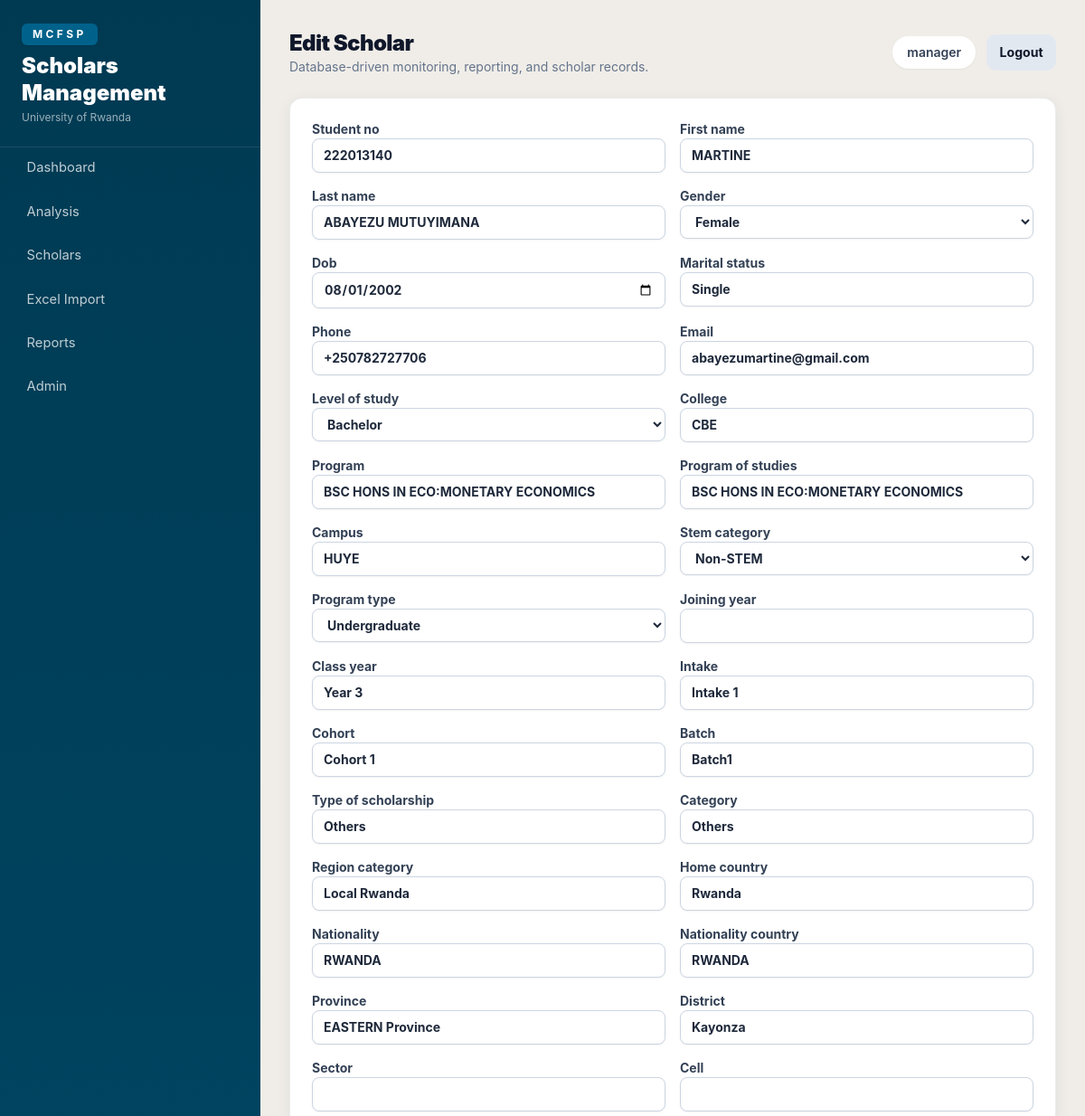
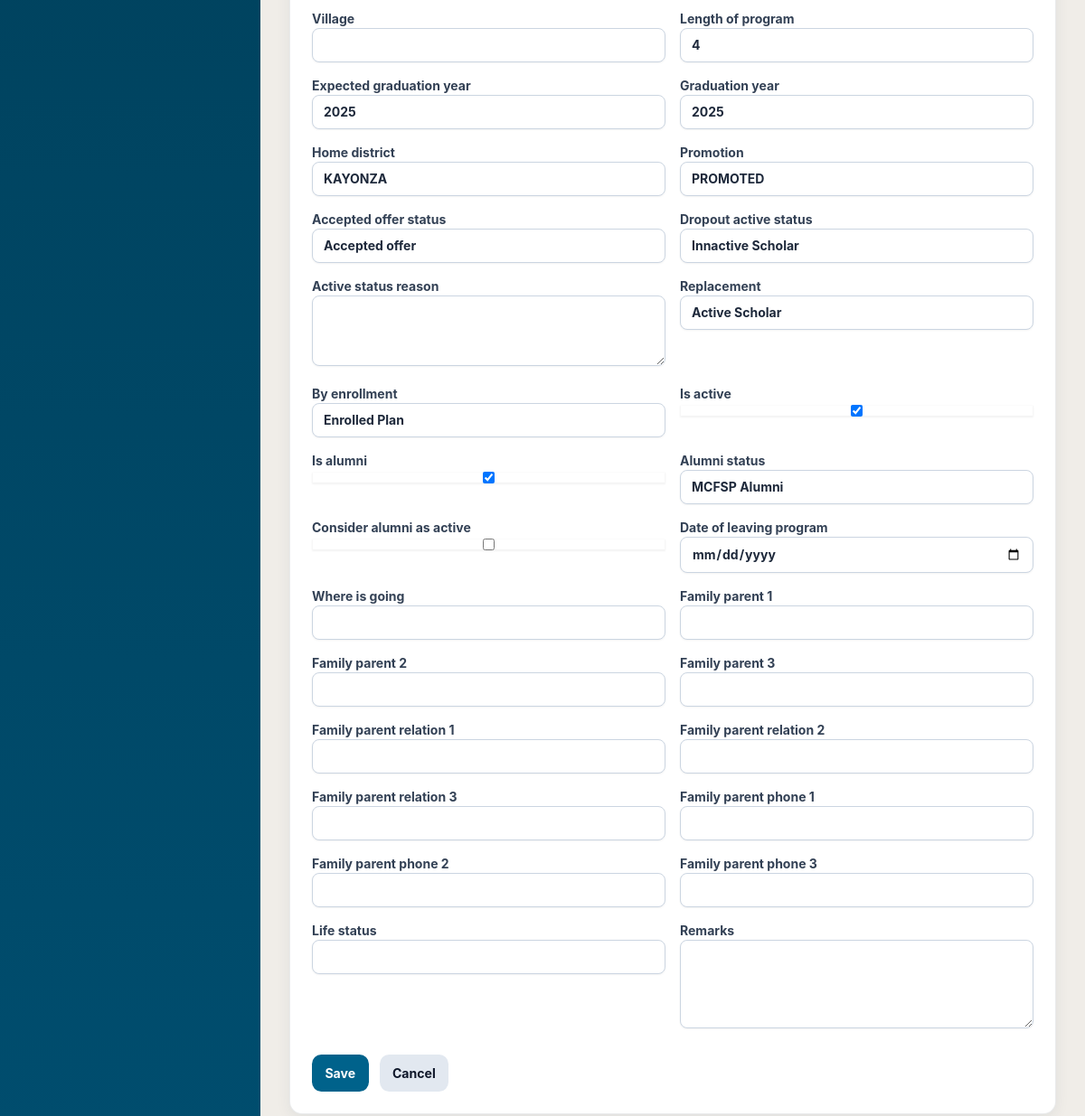
Page /scholars/34/edit/ (signed in) on the committed database (2 pictures, top to bottom).
### scholars/models.py (models this page shows, shortened)
class Scholar(models.Model):
    GENDER_CHOICES = [("Female", "Female"), ("Male", "Male"), ("Other", "Other")]
    STEM_CHOICES = [("STEM", "STEM"), ("Non-STEM", "Non-STEM")]
    LEVEL_CHOICES = [
        ("Bachelor", "Bachelor"),
        ("Masters", "Masters"),
        ("PhD", "PhD"),
        ("Diploma", "Diploma"),
        ("Certificate", "Certificate"),
    ]
    PROGRAM_CHOICES = [("Undergraduate", "Undergraduate"), ("Postgraduate", "Postgraduate")]
    student_no = models.CharField(max_length=60, unique=True, null=True, blank=True)
    first_name = models.CharField(max_length=100)
    last_name = models.CharField(max_length=100)
    gender = models.CharField(max_length=20, choices=GENDER_CHOICES)
    category = models.CharField(max_length=80, blank=True)
    cohort = models.CharField(max_length=20)
    level_of_study = models.CharField(max_length=40, choices=LEVEL_CHOICES)
    campus = models.CharField(max_length=120)
    college = models.CharField(max_length=160)
    nationality = models.CharField(max_length=100)
    program_type = models.CharField(max_length=50, choices=PROGRAM_CHOICES, blank=True)
    program = models.CharField(max_length=200, blank=True)
    program_of_studies = models.CharField(max_length=220, blank=True)
    stem_category = models.CharField(max_length=30, choices=STEM_CHOICES, blank=True)
    is_active = models.BooleanField(default=True)
    is_alumni = models.BooleanField(default=False)
    consider_alumni_as_active = models.BooleanField(default=False)
    expected_graduation_year = models.PositiveIntegerField(null=True, blank=True)
    graduation_year = models.PositiveIntegerField(null=True, blank=True)
    class_year = models.CharField(max_length=20, blank=True)
    intake = models.CharField(max_length=60, blank=True)
    batch = models.CharField(max_length=80, blank=True)
    type_of_scholarship = models.CharField(max_length=120, blank=True)
    region_category = models.CharField(max_length=120, blank=True)
    home_country = models.CharField(max_length=120, blank=True)
    nationality_country = models.CharField(max_length=120, blank=True)
    province = models.CharField(max_length=120, blank=True)
    district = models.CharField(max_length=120, blank=True)
    sector = models.CharField(max_length=120, blank=True)
    cell = models.CharField(max_length=120, blank=True)
    village = models.CharField(max_length=120, blank=True)
    length_of_program = models.CharField(max_length=60, blank=True)
    home_district = models.CharField(max_length=120, blank=True)
    promotion = models.CharField(max_length=120, blank=True)
    accepted_offer_status = models.CharField(max_length=120, blank=True)
    dropout_active_status = models.CharField(max_length=120, blank=True)
    active_status_reason = models.TextField(blank=True)
    replacement = models.CharField(max_length=120, blank=True)
    by_enrollment = models.CharField(max_length=120, blank=True)
    alumni_status = models.CharField(max_length=120, blank=True)
    dob = models.DateField(null=True, blank=True)
    marital_status = models.CharField(max_length=60, blank=True)
    joining_year = models.PositiveIntegerField(null=True, blank=True)
    phone = models.CharField(max_length=50, blank=True)
    email = models.EmailField(unique=True)
    date_of_leaving_program = models.DateField(null=True, blank=True)
    where_is_going = models.CharField(max_length=200, blank=True)
    family_parent_1 = models.CharField(max_length=160, blank=True)
    family_parent_2 = models.CharField(max_length=160, blank=True)
    family_parent_3 = models.CharField(max_length=160, blank=True)
    family_parent_relation_1 = models.CharField(max_length=120, blank=True)
    family_parent_relation_2 = models.CharField(max_length=120, blank=True)
    family_parent_relation_3 = models.CharField(max_length=120, blank=True)
    family_parent_phone_1 = models.CharField(max_length=50, blank=True)
    family_parent_phone_2 = models.CharField(max_length=50, blank=True)
    family_parent_phone_3 = models.CharField(max_length=50, blank=True)
    life_status = models.CharField(max_length=160, blank=True)
    remarks = models.TextField(blank=True)
    created_at = models.DateTimeField(auto_now_add=True)
    updated_at = models.DateTimeField(auto_now=True)
    class Meta:
        ordering = ["last_name", "first_name"]
        indexes = [
            models.Index(fields=["cohort", "category", "gender"]),
            models.Index(fields=["campus", "college"]),
            models.Index(fields=["is_active", "is_alumni"]),
            models.Index(fields=["student_no"]),
            models.Index(fields=["type_of_scholarship"]),
        ]

### scholars/views.py (the view)
# urls.py: path("<int:pk>/edit/", views.scholar_update, name="scholar_edit"),
@role_required(PROGRAM_MANAGER, DATA_OFFICER)
def scholar_update(request, pk):
    scholar = get_object_or_404(Scholar, pk=pk)
    form = ScholarForm(request.POST or None, instance=scholar)
    if request.method == "POST" and form.is_valid():
        scholar = form.save()
        messages.success(request, "Scholar updated successfully.")
        return redirect(scholar)
    return render(request, "scholars/form.html", {"form": form, "title": "Edit Scholar"})

### accounts/permissions.py (called while the page is built)
def user_role(user):
    if user.is_superuser:
        return ADMIN
    return getattr(getattr(user, "profile", None), "role", VIEWER)

def role_required(*roles):
    def decorator(view_func):
        @wraps(view_func)
        @login_required
        def wrapped(request, *args, **kwargs):
            role = user_role(request.user)
            if role == ADMIN or role in roles:
                return view_func(request, *args, **kwargs)
            messages.error(request, "You do not have permission to perform that action.")
            raise PermissionDenied
        return wrapped
    return decorator

### scholars/forms.py (called while the page is built)
    def _style_fields(self):
        for field in self.fields.values():
            classes = field.widget.attrs.get("class", "")
            field.widget.attrs["class"] = f"{classes} {self.base_class}".strip()

### templates/scholars/form.html (shortened to what this page needs)
{% extends "base.html" %}
{% block page_title %}{{ title }}{% endblock %}
{% block content %}
<form method="post" class="card p-6">
  <div class="grid gap-4 md:grid-cols-2">
    {% for field in form %}
      <label class="text-sm font-bold text-slate-700">{{ field.label }}{{ field }}</label>
    {% endfor %}
  </div>
  <div class="mt-6 flex gap-3"><button class="btn btn-primary">Save</button><a class="btn btn-secondary" href="{% url 'scholar_list' %}">Cancel</a></div>
</form>
{% endblock %}

### templates/base.html (shortened to what this page needs)
{% load static %}
<!doctype html>
<html lang="en">
<head>
  <script src="https://cdn.tailwindcss.com"></script>
  <link rel="stylesheet" href="{% static 'css/app.css' %}">
</head>
<body class="bg-[#f0ede8] text-slate-900">
  <div class="min-h-screen lg:flex">
    <aside class="no-print sidebar text-white lg:fixed lg:inset-y-0 lg:w-72">
      <div class="px-6 py-6 border-b border-white/10">
        <div class="inline-flex rounded-md bg-[#00628b] px-3 py-1 text-xs font-bold uppercase tracking-[0.28em] text-white shadow-sm">MCFSP</div>
        <div class="mt-2 text-2xl font-black leading-tight">Scholars Management</div>
        <div class="mt-1 text-xs text-white/60">University of Rwanda</div>
      </div>
      <nav class="space-y-1 px-4 pb-6">
        <a class="nav-link" href="{% url 'dashboard' %}">Dashboard</a>
        <a class="nav-link" href="{% url 'analysis' %}">Analysis</a>
        <a class="nav-link" href="{% url 'scholar_list' %}">Scholars</a>
        <a class="nav-link" href="{% url 'import_upload' %}">Excel Import</a>
        <a class="nav-link" href="{% url 'report_index' %}">Reports</a>
        <a class="nav-link" href="{% url 'admin:index' %}">Admin</a>
      </nav>
    </aside>
    <main class="lg:ml-72 flex-1 p-4 sm:p-6 lg:p-8">
      <header class="no-print mb-6 flex flex-col gap-3 sm:flex-row sm:items-center sm:justify-between">
        <div>
          <h1 class="text-2xl font-black tracking-tight">{% block page_title %}Dashboard{% endblock %}</h1>
          <p class="text-sm text-slate-500">Database-driven monitoring, reporting, and scholar records.</p>
        </div>
        <div class="flex items-center gap-3 text-sm">
          {% if user.is_authenticated %}
            <span class="rounded-full bg-white px-4 py-2 font-semibold text-slate-700 shadow-sm">{{ user.username }}</span>
            <form method="post" action="{% url 'logout' %}">{% csrf_token %}<button class="btn btn-secondary">Logout</button></form>
          {% endif %}
        </div>
      </header>
      {% block content %}{% endblock %}
    </main>
  </div>
</body>
</html>

### static/css/app.css (style rules this page uses)
:root { --primary: #00628b; --primary-dark: #004d6e; --primary-deep: #003a52; --primary-mid: #0079aa; --primary-pale: #d0e9f5; --primary-faint:#edf6fb; --gold: #c68b1a; --gold-pale: #fdf3dd; --bg: #f0ede8; --ink: #354055; --muted: #8e9aaa; --mcfsp-blue: #00628b; --mcfsp-teal: #00628b; --mcfsp-gold: #c68b1a; --mcfsp-bg: #f0ede8; --mcfsp-ink: #354055; --mcfsp-muted: #8e9aaa; }
body { font-family: Inter, ui-sans-serif, system-ui, -apple-system, BlinkMacSystemFont, "Segoe UI", sans-serif; }
.sidebar { background: linear-gradient(180deg, var(--primary-deep) 0%, var(--primary-dark) 100%); }
.nav-link { display:flex; align-items:center; gap:.65rem; border-radius:.65rem; padding:.7rem .85rem; color:rgba(255,255,255,.75); font-size:.92rem; transition:background .15s, color .15s; }
.card { border:1px solid rgba(30,40,50,.09); background:#fff; border-radius:14px; box-shadow:0 4px 16px rgba(0,62,90,.07); }
.btn { display:inline-flex; align-items:center; justify-content:center; gap:.4rem; border-radius:.65rem; padding:.62rem .9rem; font-weight:700; font-size:.88rem; transition:filter .15s; }
.btn-primary { background:var(--primary); color:white; }
.btn-secondary { background:#e2e8f0; color:#0f172a; }

### rows in the picture
Scholar: form "222013140" "MARTINE" "ABAYEZU MUTUYIMANA" "Female" "08/01/2002" "Single" "+250782727706" "abayezumartine@gmail.com" "Bachelor" "CBE" "BSC HONS IN ECO:MONETARY ECONOMICS" "BSC HONS IN ECO:MONETARY ECONOMICS" "HUYE" "Non-STEM" "Undergraduate" "Year 3" "Intake 1" "Cohort 1" "Batch1" "Others" "Others" "Local Rwanda" "Rwanda" "RWANDA" "RWANDA" "EASTERN Province" "Kayonza" "4" "2025" "2025" "KAYONZA" "PROMOTED" "Accepted offer" "Innactive Scholar" "Active Scholar" "Enrolled Plan" "☑" "☑" "MCFSP Alumni"

### other values in the picture
{{ title }} "Edit Scholar"
{{ user.username }} "manager"
{{ field.label }} "Student no" "First name" "Last name" "Gender" "Dob" "Marital status" "Phone" "Email" "Level of study" "College" "Program" "Program of studies" "Campus" "Stem category" "Program type" "Joining year" "Class year" "Intake" "Cohort" "Batch" "Type of scholarship" "Category" "Region category" "Home country" "Nationality" "Nationality country" "Province" "District" "Sector" "Cell" "Village" "Length of program" "Expected graduation year" "Graduation year" "Home district" "Promotion" "Accepted offer status" "Dropout active status" "Active status reason" "Replacement" "By enrollment" "Is active" "Is alumni" "Alumni status" "Consider alumni as active" "Date of leaving program" "Where is going" "Family parent 1" "Family parent 2" "Family parent 3" "Family parent relation 1" "Family parent relation 2" "Family parent relation 3" "Family parent phone 1" "Family parent phone 2" "Family parent phone 3" "Life status" "Remarks"
